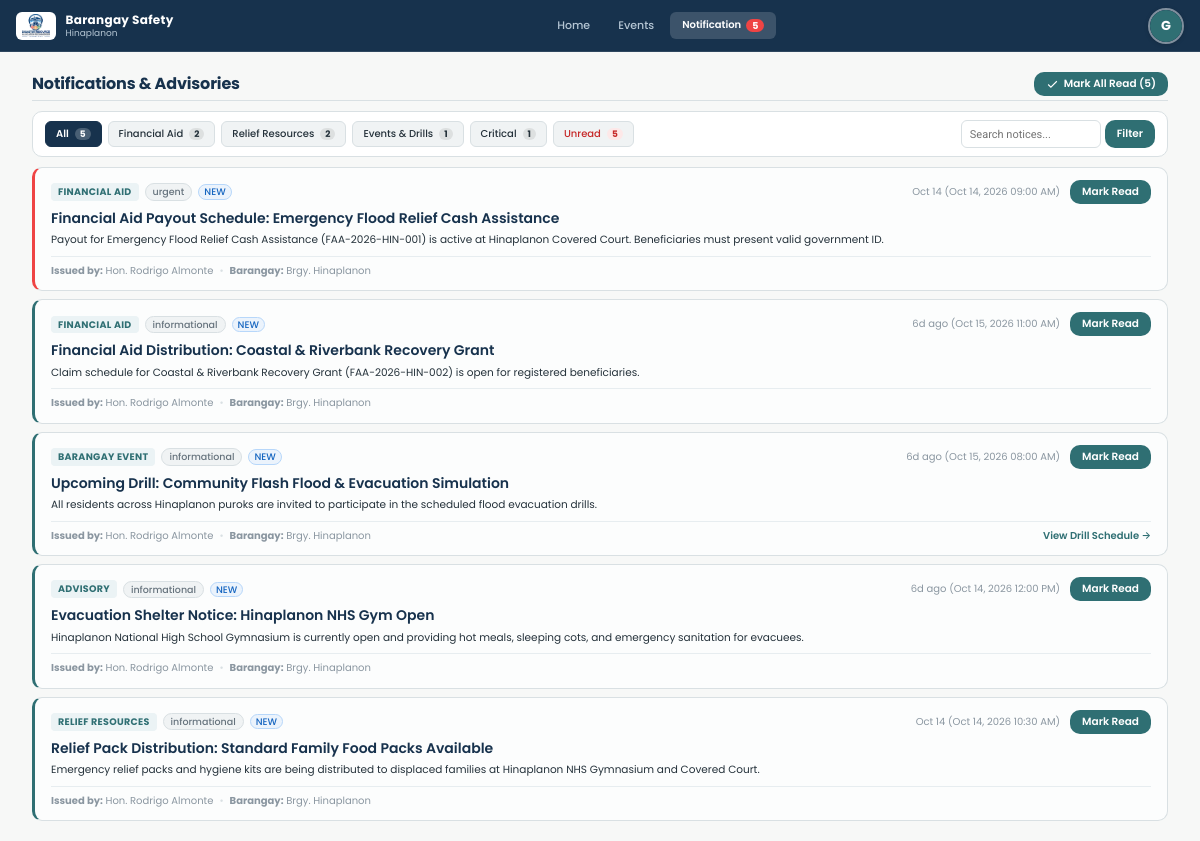
The app's page /views/resident/notifications.php (signed in) with its own data.
### tables this page shows
CREATE TABLE `notifications` (
  `id` int(11) NOT NULL AUTO_INCREMENT,
  `target_role` enum('all','icdrrmo','barangay_head','responder','resident') NOT NULL DEFAULT 'all',
  `target_barangay_id` int(11) DEFAULT NULL,
  `target_user_id` int(11) DEFAULT NULL,
  `title` varchar(150) NOT NULL,
  `message` text NOT NULL,
  `alert_level` enum('informational','warning','urgent') NOT NULL DEFAULT 'informational',
  `related_module` varchar(50) DEFAULT 'system',
  `related_id` int(11) DEFAULT NULL,
  `created_by` int(11) DEFAULT NULL,
  `created_at` datetime DEFAULT current_timestamp(),
  PRIMARY KEY (`id`),
  KEY `target_barangay_id` (`target_barangay_id`),
  KEY `target_user_id` (`target_user_id`),
  KEY `created_by` (`created_by`),
  CONSTRAINT `notifications_ibfk_1` FOREIGN KEY (`target_barangay_id`) REFERENCES `barangays` (`id`) ON DELETE SET NULL,
  CONSTRAINT `notifications_ibfk_2` FOREIGN KEY (`target_user_id`) REFERENCES `users` (`id`) ON DELETE CASCADE,
  CONSTRAINT `notifications_ibfk_3` FOREIGN KEY (`created_by`) REFERENCES `users` (`id`) ON DELETE SET NULL
);

CREATE TABLE `users` (
  `id` int(11) NOT NULL AUTO_INCREMENT,
  `username` varchar(50) NOT NULL,
  `password` varchar(255) NOT NULL,
  `first_name` varchar(50) DEFAULT NULL,
  `last_name` varchar(50) DEFAULT NULL,
  `full_name` varchar(100) NOT NULL,
  `email` varchar(100) NOT NULL,
  `phone` varchar(20) NOT NULL,
  `gender` enum('Male','Female','Other') DEFAULT 'Male',
  `age` int(11) DEFAULT NULL,
  `image` varchar(255) DEFAULT NULL,
  `role` enum('icdrrmo','barangay_head','responder','resident') NOT NULL,
  `agency_id` int(11) DEFAULT NULL,
  `position` varchar(100) DEFAULT NULL,
  `availability` enum('Available','On Duty','Responding','Standby','Off Duty') NOT NULL DEFAULT 'Available',
  `barangay_id` int(11) DEFAULT NULL,
  `purok` varchar(100) DEFAULT NULL,
  `status` enum('active','inactive','pending','archived') DEFAULT 'active',
  `created_at` datetime DEFAULT current_timestamp(),
  `last_login` datetime DEFAULT NULL,
  PRIMARY KEY (`id`),
  UNIQUE KEY `username` (`username`),
  UNIQUE KEY `email` (`email`),
  KEY `barangay_id` (`barangay_id`),
  KEY `fk_users_agency` (`agency_id`),
  CONSTRAINT `fk_users_agency` FOREIGN KEY (`agency_id`) REFERENCES `agencies` (`id`) ON DELETE SET NULL,
  CONSTRAINT `users_ibfk_1` FOREIGN KEY (`barangay_id`) REFERENCES `barangays` (`id`) ON DELETE SET NULL
);

CREATE TABLE `barangays` (
  `id` int(11) NOT NULL AUTO_INCREMENT,
  `name` varchar(100) NOT NULL,
  `city` varchar(100) DEFAULT 'Iligan City',
  `status` enum('active','archived') NOT NULL DEFAULT 'active',
  `contact_person` varchar(100) DEFAULT NULL,
  `contact_number` varchar(30) DEFAULT NULL,
  `population` int(11) DEFAULT NULL,
  `total_households` int(11) DEFAULT NULL,
  `risk_level` enum('Low','Moderate','High','Critical') DEFAULT NULL,
  `area_radius` int(11) DEFAULT NULL COMMENT 'Geographic coverage and hazard radius of the area in meters',
  `coordinates_lat` decimal(10,6) NOT NULL,
  `coordinates_lng` decimal(10,6) NOT NULL,
  `created_at` datetime DEFAULT current_timestamp(),
  PRIMARY KEY (`id`),
  UNIQUE KEY `name` (`name`)
);

### views/resident/notifications.php (the view, shortened to what the rows shown need)
<?php
require_once __DIR__ . '/../../backend/services/Helpers.php';
$user = getCurrentUser();
$barangayId = (int)($user['barangay_id'] ?? 1);
$db = getDBConnection();
$sql = "
    SELECT n.*, b.name AS barangay_name, u.full_name AS sender_name, nr.id AS is_read
    FROM notifications n
    LEFT JOIN barangays b ON n.target_barangay_id = b.id
    LEFT JOIN users u ON n.created_by = u.id
    LEFT JOIN notification_reads nr ON n.id = nr.notification_id AND nr.user_id = ?
    WHERE (n.target_barangay_id = ? OR n.target_user_id = ?)
      AND (n.target_role IN ('all', 'resident') OR n.target_user_id = ?)
      AND (u.role = 'barangay_head' OR n.created_by IN (SELECT id FROM users WHERE role = 'barangay_head' AND barangay_id = ?))
";
$params = [$user['id'], $barangayId, $user['id'], $user['id'], $barangayId];
$sql .= " ORDER BY (nr.id IS NULL) DESC, FIELD(n.alert_level, 'urgent', 'Critical', 'warning', 'informational'), n.created_at DESC";
$stmt = $db->prepare($sql);
$stmt->execute($params);
$alerts = $stmt->fetchAll(PDO::FETCH_ASSOC);
require_once __DIR__ . '/../layouts/header.php';
?>
<div class="res-notif-wrap">
  <div class="page-header" style="margin-bottom:0;padding-bottom:4px;display:flex;justify-content:space-between;align-items:center;flex-wrap:wrap;gap:8px;">
    <div class="page-header-title-wrap">
      <h1 style="font-size:16px;font-weight:700;margin:0;color:var(--color-primary,#17324D);">Notifications &amp; Advisories</h1>
    </div>
  </div>
  <div class="res-notif-cards-stack">
    <?php if (empty($alerts)): ?>
      <div style="background:#FFF;border:1px dashed var(--color-border,#D9E0E3);border-radius:10px;padding:36px 20px;text-align:center;color:var(--color-text-muted);">
        <svg width="36" height="36" viewBox="0 0 24 24" fill="none" stroke="currentColor" stroke-width="1.5" style="margin:0 auto 8px;display:block;"><path d="M18 8A6 6 0 0 0 6 8c0 7-3 9-3 9h18s-3-2-3-9"/><path d="M13.73 21a2 2 0 0 1-3.46 0"/></svg>
        <div style="font-weight:600;font-size:13px;color:var(--color-primary,#17324D);">No Notifications Found</div>
        <div style="font-size:10.5px;margin-top:3px;">No active notices found for your barangay sector.</div>
      </div>
    <?php else: ?>
      <?php foreach ($alerts as $a):
        $isRead = !empty($a['is_read']);
        $isCrit = in_array(strtolower($a['alert_level'] ?? ''), ['critical', 'urgent', 'danger']);
        $mod = $a['related_module'] ?? '';
        $tLower = strtolower($a['title']);
        if ($mod === 'financial_aid' || strpos($tLower, 'financial aid') !== false || strpos($tLower, 'ayuda') !== false) {
            $tagLabel = 'Financial Aid';
        } elseif ($mod === 'resources' || strpos($tLower, 'resource') !== false || strpos($tLower, 'relief') !== false) {
            $tagLabel = 'Relief Resources';
        } elseif ($mod === 'events' || $mod === 'preparedness' || strpos($tLower, 'event') !== false || strpos($tLower, 'drill') !== false) {
            $tagLabel = 'Barangay Event';
        } else {
            $tagLabel = clean($a['alert_type'] ?? 'Advisory');
        }
      ?>
        <div class="res-notif-item <?= !$isRead ? 'is-unread' : '' ?> <?= $isCrit ? 'is-urgent' : '' ?>" id="resNotifItem<?= (int)$a['id'] ?>">
          <div class="res-notif-header-row">
            <div class="res-notif-tags-group">
              <span class="res-module-badge"><?= $tagLabel ?></span>
              <?= renderStatusBadge($a['alert_level']) ?>
              <?php if (!$isRead): ?>
                <span class="badge badge-info" style="font-size:9px;padding:1px 5px;">NEW</span>
              <?php endif; ?>
            </div>
            <div style="font-size:10px;color:var(--color-text-muted);display:flex;align-items:center;gap:10px;">
              <span><?= timeAgo($a['created_at']) ?> (<?= formatDate($a['created_at']) ?>)</span>
              <?php if (!$isRead): ?>
                <button type="button" class="btn btn-secondary btn-sm" style="padding:2px 7px;font-size:10px;" onclick="markResidentRead(<?= (int)$a['id'] ?>, this)">
                  Mark Read
                </button>
              <?php endif; ?>
            </div>
          </div>
          <h2 class="res-notif-title"><?= clean($a['title']) ?></h2>
          <div class="res-notif-body">
            <?= nl2br(clean($a['message'])) ?>
          </div>
          <div class="res-notif-meta-footer">
            <div class="res-meta-issuer">
              <span><strong>Issued by:</strong> <?= clean($a['sender_name'] ?: 'Barangay Head Hon. Rodrigo Almonte') ?></span>
              <span style="color:var(--color-border);">&bull;</span>
              <span><strong>Barangay:</strong> Brgy. <?= clean($a['barangay_name'] ?? $user['barangay_name'] ?? 'Local') ?></span>
            </div>
            <?php if ($mod === 'events' || $mod === 'preparedness'): ?>
              <div>
                <a href="events.php" style="font-size:10px;color:var(--color-secondary);font-weight:600;text-decoration:none;">View Drill Schedule &rarr;</a>
              </div>
            <?php endif; ?>
          </div>
        </div>
      <?php endforeach; ?>
    <?php endif; ?>
  </div>
</div>
<?php require_once __DIR__ . '/../layouts/footer.php'; ?>

### backend/services/Helpers.php (shortened to what the rows shown need)
<?php
if (!function_exists('formatDate')) {
function formatDate($datetime, $format = 'M d, Y h:i A') {
    try {
        $dt = new DateTime($datetime);
        return $dt->format($format);
    } catch (Exception $e) {
        return $datetime;
    }
}
}
if (!function_exists('timeAgo')) {
function timeAgo($datetime) {
    $time = strtotime($datetime);
    $diff = time() - $time;
    if ($diff < 604800) return floor($diff / 86400) . 'd ago';
    return date('M d', $time);
}
}
if (!function_exists('clean')) {
function clean($str) {
    return htmlspecialchars(trim((string)$str), ENT_QUOTES, 'UTF-8');
}
}
if (!function_exists('renderStatusBadge')) {
function renderStatusBadge($status) {
    $statusMap = [
        'active' => ['class' => 'badge-success', 'label' => 'Active'],
        'inactive' => ['class' => 'badge-danger', 'label' => 'Deactivated'],
        'deactivated' => ['class' => 'badge-danger', 'label' => 'Deactivated'],
        'pending' => ['class' => 'badge-warning', 'label' => 'Pending'],
        'archived' => ['class' => 'badge-neutral', 'label' => 'Archived'],
        'Submitted' => ['class' => 'badge-info', 'label' => 'Submitted'],
        'Under Review' => ['class' => 'badge-warning', 'label' => 'Under Review'],
        'Recommendation Ready' => ['class' => 'badge-info', 'label' => 'Recommendation Ready'],
        'Approved' => ['class' => 'badge-success', 'label' => 'Approved'],
        'Allocated' => ['class' => 'badge-success', 'label' => 'Allocated'],
        'Dispatched' => ['class' => 'badge-info', 'label' => 'Dispatched'],
        'Completed' => ['class' => 'badge-success', 'label' => 'Completed'],
        'Rejected' => ['class' => 'badge-danger', 'label' => 'Rejected'],
        'Pending Review' => ['class' => 'badge-warning', 'label' => 'Pending Review'],
        'Modified' => ['class' => 'badge-info', 'label' => 'Modified & Approved'],
        'Open / Active' => ['class' => 'badge-danger', 'label' => 'Open / Active'],
        'Standby' => ['class' => 'badge-neutral', 'label' => 'Standby'],
        'At Capacity' => ['class' => 'badge-danger', 'label' => 'At Capacity'],
        'Closed' => ['class' => 'badge-neutral', 'label' => 'Closed'],
        'Scheduled' => ['class' => 'badge-info', 'label' => 'Scheduled'],
        'Ongoing' => ['class' => 'badge-warning', 'label' => 'Ongoing'],
        'Cancelled' => ['class' => 'badge-danger', 'label' => 'Cancelled'],
        'Available' => ['class' => 'badge-success', 'label' => 'Available'],
        'Responding' => ['class' => 'badge-warning', 'label' => 'Responding'],
        'On Site' => ['class' => 'badge-danger', 'label' => 'On Site'],
        'Low' => ['class' => 'badge-neutral', 'label' => 'Low'],
        'Moderate' => ['class' => 'badge-warning', 'label' => 'Moderate'],
        'High' => ['class' => 'badge-warning', 'label' => 'High'],
        'Critical' => ['class' => 'badge-danger', 'label' => 'Critical'],
        'Immediate' => ['class' => 'badge-danger', 'label' => 'Immediate']
    ];
    $badge = $statusMap[$status] ?? ['class' => 'badge-neutral', 'label' => clean($status)];
    return '<span class="badge ' . $badge['class'] . '">' . $badge['label'] . '</span>';
}
}

### records on screen
notifications: related_module "FINANCIAL AID", alert_level "urgent", created_at "Oct 14", created_at "Oct 14, 2026 09:00 AM", title "Financial Aid Payout Schedule: Emergency Flood Relief Cash Assistance", message "Payout for Emergency Flood Relief Cash Assistance (FAA-2026-HIN-001) is active at Hinaplanon Covered Court. Beneficiaries must present valid government ID.", created_by.full_name "Hon. Rodrigo Almonte", target_barangay.name "Hinaplanon"
notifications: related_module "FINANCIAL AID", alert_level "informational", created_at "6d ago", created_at "Oct 15, 2026 11:00 AM", title "Financial Aid Distribution: Coastal & Riverbank Recovery Grant", message "Claim schedule for Coastal & Riverbank Recovery Grant (FAA-2026-HIN-002) is open for registered beneficiaries.", created_by.full_name "Hon. Rodrigo Almonte", target_barangay.name "Hinaplanon"
notifications: tagLabel "BARANGAY EVENT", alert_level "informational", created_at "6d ago", created_at "Oct 15, 2026 08:00 AM", title "Upcoming Drill: Community Flash Flood & Evacuation Simulation", message "All residents across Hinaplanon puroks are invited to participate in the scheduled flood evacuation drills.", created_by.full_name "Hon. Rodrigo Almonte", target_barangay.name "Hinaplanon", shows "View Drill Schedule →"
notifications: tagLabel "ADVISORY", alert_level "informational", created_at "6d ago", created_at "Oct 14, 2026 12:00 PM", title "Evacuation Shelter Notice: Hinaplanon NHS Gym Open", message "Hinaplanon National High School Gymnasium is currently open and providing hot meals, sleeping cots, and emergency sanitation for evacuees.", created_by.full_name "Hon. Rodrigo Almonte", target_barangay.name "Hinaplanon"
notifications: tagLabel "RELIEF RESOURCES", alert_level "informational", created_at "Oct 14", created_at "Oct 14, 2026 10:30 AM", title "Relief Pack Distribution: Standard Family Food Packs Available", message "Emergency relief packs and hygiene kits are being distributed to displaced families at Hinaplanon NHS Gymnasium and Covered Court.", created_by.full_name "Hon. Rodrigo Almonte", target_barangay.name "Hinaplanon"

### other values on screen
$currentUser['barangay_name'] "Hinaplanon"
$unreadCount "5"
$countUnread "5"
$countAll "5"
$countAid "2"
$countRes "2"
$countEvents "1"
$countCritical "1"
